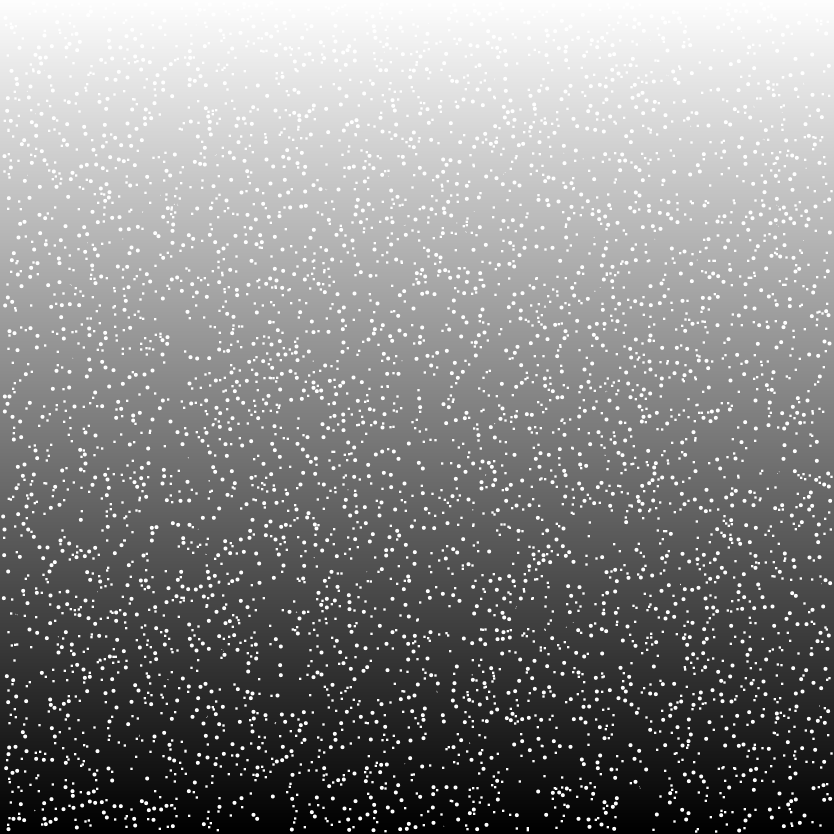
#> input picture Quick1/6352300197.png, 2500 x 2500 px (shown at 1/3 size)
$ python Imgcounting.py
#> lines starting #> are read from the running program, lines starting #| are printed output that depends on the picture; after the words box and inside, x2 and y2 are one past the last pixel; in counts of white or black regions, pixels touching at a corner belong together
import cv2
import numpy as np
import matplotlib.pyplot as plt
from skimage import measure, morphology
from Quick1 import util1 as ut

img = cv2.imread("6352300197.png")
#> img is the input picture: shape (2500, 2500, 3); min 0, max 255, mean 134.7

def nothing(x):
    pass
def initializetrackbars(intialTracbar_vals=0):
    cv2.namedWindow("Trackbars")
    cv2.resizeWindow("Trackbars", 360, 240)
    cv2.createTrackbar("Threshold1", "Trackbars", 200, 255, nothing)
    cv2.createTrackbar("Threshold2", "Trackbars", 200, 255, nothing)
    cv2.createTrackbar("AreaSize", "Trackbars", 50, 1000, nothing)

def valtrackbars():
    threshold1 = cv2.getTrackbarPos("Threshold1", "Trackbars")
    threshold2 = cv2.getTrackbarPos("Threshold2", "Trackbars")
    src = (threshold1, threshold2)
    return src

def check_small_rectangles_centroid(contours, img_contours):
    centroids = []
    contours_after = []
    counter = 0
    for cnt in contours:
        area = cv2.contourArea(cnt)
        peri = cv2.arcLength(cnt, True)
        approx = cv2.approxPolyDP(cnt, 0.03 * peri, True)
        if len(approx) > 6:
            contours_after.append(cnt)
            counter = counter + 1
    return contours_after, img_contours, counter


plt.figure('org')
plt.imshow(img)


imgGray = cv2.cvtColor(img, cv2.COLOR_BGR2GRAY)
plt.figure('gray')
plt.imshow(imgGray, cmap='gray')

imgThresh = cv2.adaptiveThreshold(imgGray,255,cv2.ADAPTIVE_THRESH_GAUSSIAN_C,cv2.THRESH_BINARY,blockSize=3,C=2)
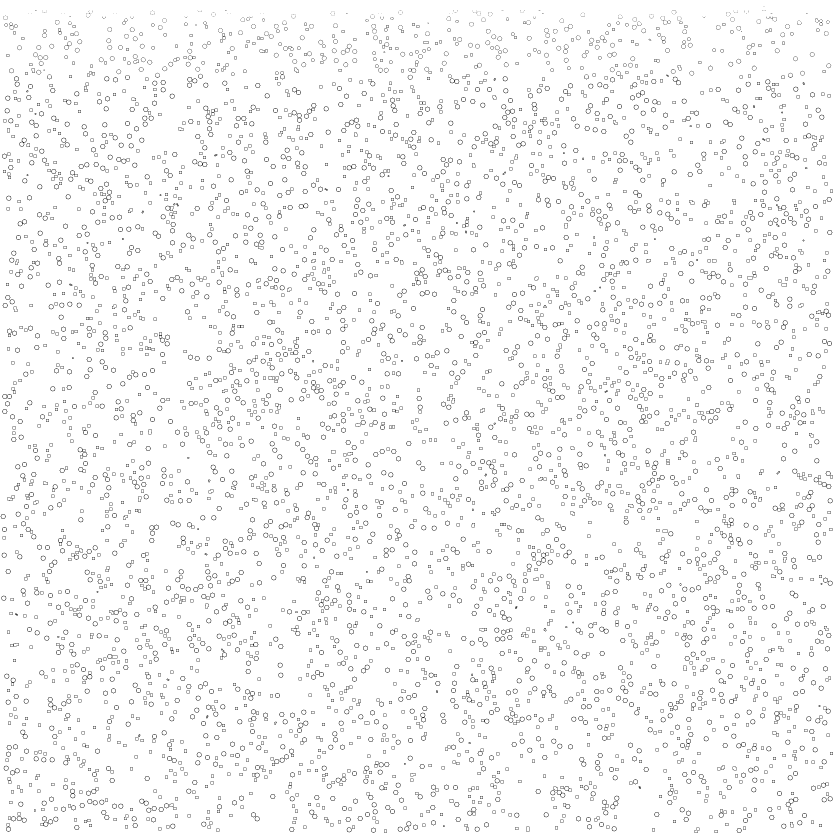
#> imgThresh: shape (2500, 2500) (shown at 1/3 size); 96.6% white; black in thin lines or dots
plt.figure('imgThresh')
plt.imshow(imgThresh, cmap='gray')

canny = cv2.Canny(img, 20, 15)
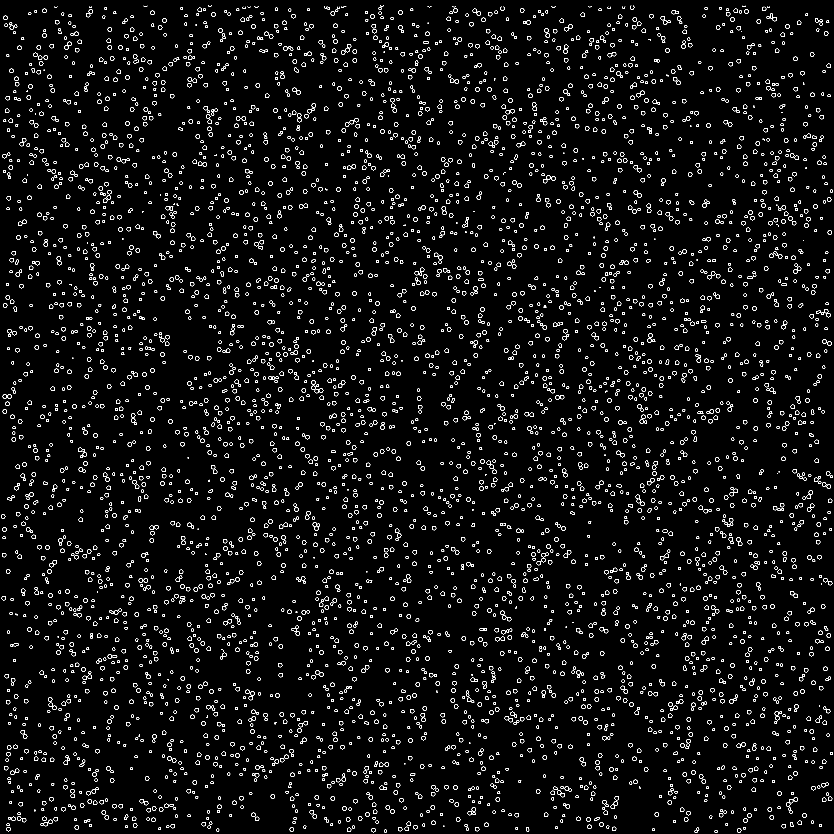
#> canny: shape (2500, 2500) (shown at 1/3 size); 2.6% white in thin lines or dots
dilated = cv2.dilate(canny, (1.2, 1.2), iterations=1)
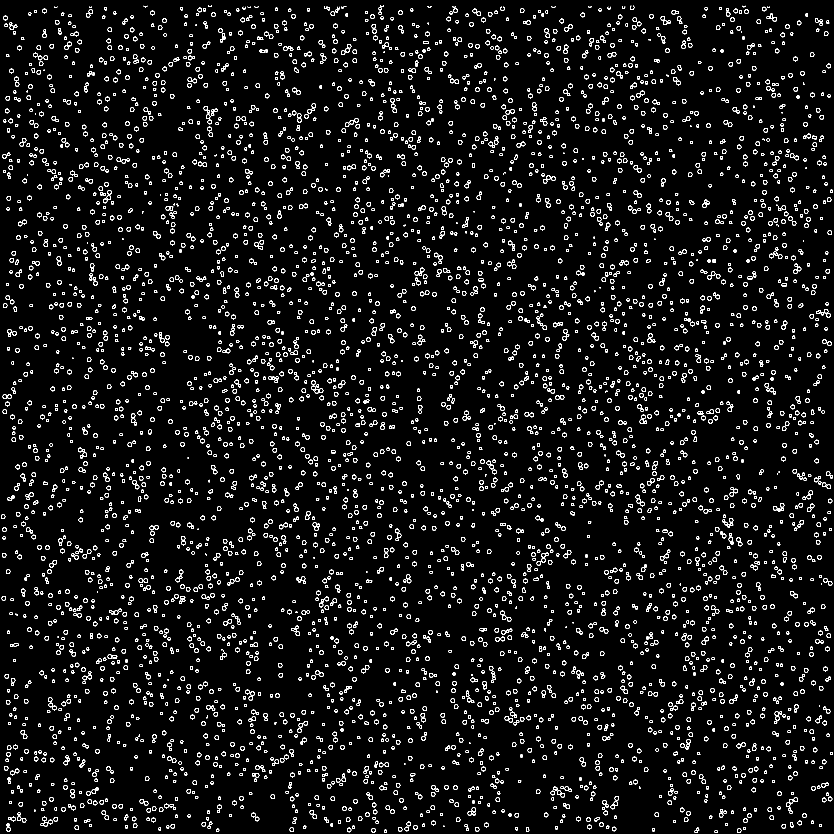
#> dilated: shape (2500, 2500) (shown at 1/3 size); 4.2% white in thin lines or dots
plt.figure('canny')
plt.imshow(canny)
plt.figure('dilate')
plt.imshow(dilated)
plt.show()


cnt, hierarchy = cv2.findContours(dilated, cv2.RETR_EXTERNAL, cv2.CHAIN_APPROX_NONE)
#> cnt = 5012 contours, 135 with area under 20; largest, box (x1, y1, x2, y2) and area: (1907, 1484, 1934, 1519) 388, (2167, 1554, 2200, 1582) 354, (874, 1877, 900, 1908) 295, (938, 1567, 960, 1593) 278, (8, 1183, 35, 1197) 262
contours_after, img_contours, counter = check_small_rectangles_centroid(cnt, canny)
#> the loop in check_small_rectangles_centroid, `for cnt in contours:` made 5012 passes
#> (area, peri) on passes 1 to 12: (48, 26.83), (53, 27.66), (56, 28.49), (127, 42.97), (56, 28.49), (126, 42.97), (106, 50.14), (55, 28.49), (126, 42.97), (127, 42.97), (53, 27.66), (48, 26.83)
#> (area, peri, approx) on pass 13: (93, 39.66, [[1580, 2481], [1579, 2493], [1586, 2494], [1586, 2481]])
#> after the loop in check_small_rectangles_centroid, `for cnt in contours:`: contours_after = 2534 contours, 44 with area under 20; largest, box (x1, y1, x2, y2) and area: (2167, 1554, 2200, 1582) 354, (874, 1877, 900, 1908) 295, (938, 1567, 960, 1593) 278, (8, 1183, 35, 1197) 262, (146, 2108, 170, 2131) 259; counter = 2534
#> counter = 2534
print(counter)
#| 2534

# rgb = cv2.cvtColor(img, cv2.COLOR_BGR2RGB)
rgb2 = cv2.drawContours(img, contours_after, -1, (0, 255, 0), 2)
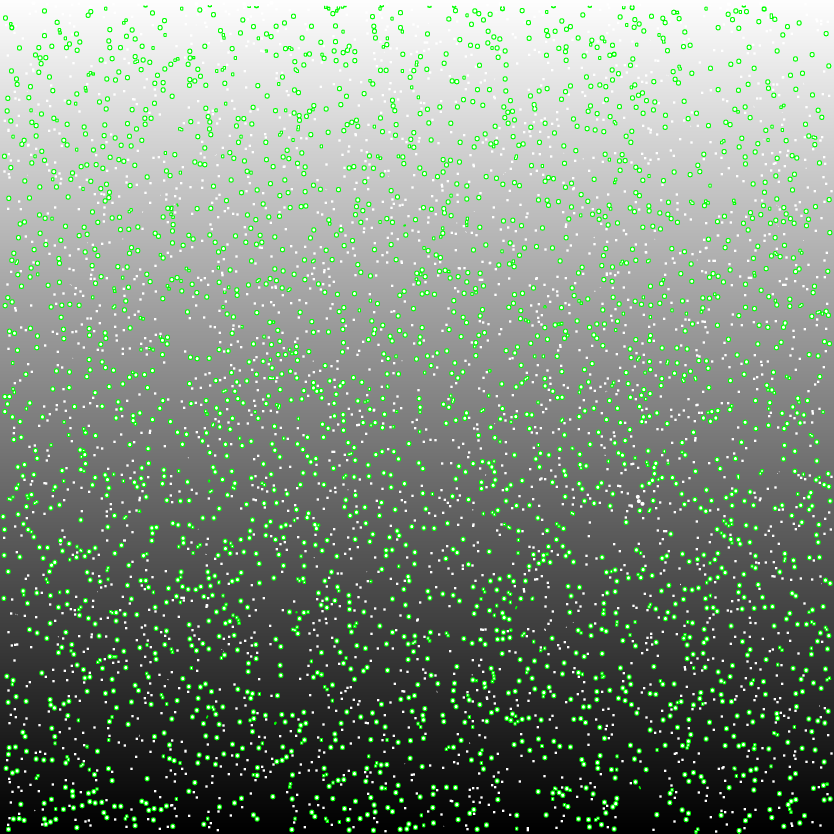
#> rgb2: shape (2500, 2500, 3) (shown at 1/3 size); mean B, G, R 125.1, 139.5, 125.1
plt.figure('counter')
plt.imshow(img)
plt.show()
